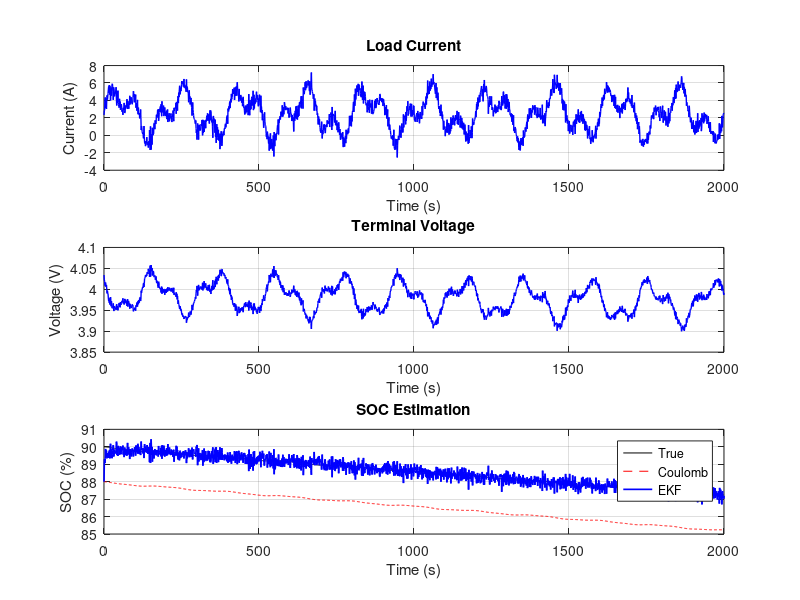

Reproduce this figure in MATLAB. (Note: this script raises an error after producing the figure.)
%% Battery SOC Estimation - Extended Kalman Filter
% MATLAB R2016b Compatible

clc; close all;
scriptPath = fileparts(mfilename('fullpath'));
addpath(fullfile(scriptPath, '..', 'utils'));

Q_nom = 50; R0 = 0.01; R1 = 0.015; C1 = 2000; tau1 = R1*C1;
V_oc = @(soc) 3.2 + 0.9*soc + 0.1*soc.^2 - 0.05*soc.^3;

dt = 1.0; T = 2000; t = 0:dt:T; n = length(t);
I_load = 2.5 + 2*sin(2*pi*t/200) + 1.5*sin(2*pi*t/80) + 0.5*randn(size(t));

soc_true = zeros(1,n); v1_true = zeros(1,n);
soc = 0.9; v1 = 0;
for k = 1:n
    soc_true(k)=soc; v1_true(k)=v1;
    v1 = v1 + dt*(-v1/tau1 + I_load(k)/C1);
    soc = soc - dt*I_load(k)/(Q_nom*3600);
end

V_term = V_oc(soc_true) - R0*I_load - v1_true + 0.002*randn(size(t));

soc_ah = zeros(1,n); soc_ah(1) = 0.88;
for k = 2:n
    soc_ah(k) = soc_ah(k-1) - dt*I_load(k-1)/(Q_nom*3600);
end

soc_ekf = zeros(1,n); soc_ekf(1) = 0.88;
x = [0.88; 0]; P = diag([0.01^2, 0.001^2]);
Q_w = diag([1e-6, 1e-6]); R_v = 0.002^2;

for k = 2:n
    Ik = I_load(k-1);
    sp = x(1) - dt*Ik/(Q_nom*3600);
    v1p = x(2) + dt*(-x(2)/tau1 + Ik/C1);
    A = [1, 0; 0, 1-dt/tau1];
    Pp = A*P*A' + Q_w;
    Vp = V_oc(sp) - R0*Ik - v1p;
    dOCV = 0.9 + 0.2*sp - 0.15*sp^2;
    C = [dOCV, -1];
    K = Pp*C'/(C*Pp*C' + R_v);
    x = [sp; v1p] + K*(V_term(k) - Vp);
    P = (eye(2) - K*C)*Pp;
    soc_ekf(k) = x(1);
end

figure('Position', [100 100 850 600]);
subplot(3,1,1); plot(t, I_load, 'b-', 'LineWidth', 1);
xlabel('Time (s)'); ylabel('Current (A)'); grid on; title('Load Current');
subplot(3,1,2); plot(t, V_term, 'b-', 'LineWidth', 1);
xlabel('Time (s)'); ylabel('Voltage (V)'); grid on; title('Terminal Voltage');
subplot(3,1,3);
plot(t, soc_true*100, 'k-', t, soc_ah*100, 'r--', t, soc_ekf*100, 'b-', 'LineWidth', 1.2);
xlabel('Time (s)'); ylabel('SOC (%)');
legend('True','Coulomb','EKF'); grid on; title('SOC Estimation');

err_ah = soc_ah - soc_true; err_ekf = soc_ekf - soc_true;
fprintf('===== SOC Estimation Results =====\n');
fprintf('Coulomb RMS Error: %.3f%%\n', rms_calculation(err_ah)*100);
fprintf('EKF RMS Error: %.3f%%\n', rms_calculation(err_ekf)*100);
fprintf('Coulomb Final Error: %.3f%%\n', abs(soc_ah(end)-soc_true(end))*100);
fprintf('EKF Final Error: %.3f%%\n', abs(soc_ekf(end)-soc_true(end))*100);
